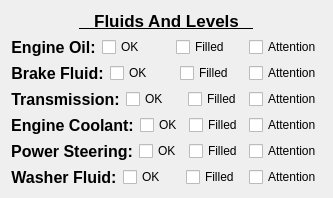
        <widget class="QFrame" name="fluid_and_levels_frame">
         <property name="frameShape">
          <enum>QFrame::NoFrame</enum>
         </property>
         <property name="frameShadow">
          <enum>QFrame::Raised</enum>
         </property>
         <layout class="QGridLayout" name="gridLayout_5">
          <item row="0" column="0">
           <widget class="QLabel" name="fluids_label">
            <property name="font">
             <font>
              <pointsize>13</pointsize>
              <bold>true</bold>
              <underline>true</underline>
             </font>
            </property>
            <property name="text">
             <string>   Fluids And Levels   </string>
            </property>
            <property name="alignment">
             <set>Qt::AlignCenter</set>
            </property>
           </widget>
          </item>
          <item row="1" column="0">
           <layout class="QHBoxLayout" name="horizontalLayout_15">
            <item>
             <widget class="QLabel" name="engine_oil_label">
              <property name="font">
               <font>
                <pointsize>12</pointsize>
                <bold>true</bold>
               </font>
              </property>
              <property name="text">
               <string>Engine Oil:</string>
              </property>
              <property name="alignment">
               <set>Qt::AlignCenter</set>
              </property>
             </widget>
            </item>
            <item>
             <widget class="QCheckBox" name="engine_oil_ok">
              <property name="text">
               <string>OK</string>
              </property>
              <attribute name="buttonGroup">
               <string notr="true">buttonGroup_12</string>
              </attribute>
             </widget>
            </item>
            <item>
             <widget class="QCheckBox" name="engine_oil_filled">
              <property name="text">
               <string>Filled</string>
              </property>
              <attribute name="buttonGroup">
               <string notr="true">buttonGroup_12</string>
              </attribute>
             </widget>
            </item>
            <item>
             <widget class="QCheckBox" name="engine_oil_attention">
              <property name="text">
               <string>Attention</string>
              </property>
              <attribute name="buttonGroup">
               <string notr="true">buttonGroup_12</string>
              </attribute>
             </widget>
            </item>
           </layout>
          </item>
          <item row="2" column="0">
           <layout class="QHBoxLayout" name="horizontalLayout_16">
            <item>
             <widget class="QLabel" name="brake_fluid_label">
              <property name="font">
               <font>
                <pointsize>12</pointsize>
                <bold>true</bold>
               </font>
              </property>
              <property name="text">
               <string>Brake Fluid:</string>
              </property>
              <property name="alignment">
               <set>Qt::AlignCenter</set>
              </property>
             </widget>
            </item>
            <item>
             <widget class="QCheckBox" name="brake_fluid_ok">
              <property name="text">
               <string>OK</string>
              </property>
              <attribute name="buttonGroup">
               <string notr="true">buttonGroup_13</string>
              </attribute>
             </widget>
            </item>
            <item>
             <widget class="QCheckBox" name="brake_fluid_filled">
              <property name="text">
               <string>Filled</string>
              </property>
              <attribute name="buttonGroup">
               <string notr="true">buttonGroup_13</string>
              </attribute>
             </widget>
            </item>
            <item>
             <widget class="QCheckBox" name="brake_fluid_attention">
              <property name="text">
               <string>Attention</string>
              </property>
              <attribute name="buttonGroup">
               <string notr="true">buttonGroup_13</string>
              </attribute>
             </widget>
            </item>
           </layout>
          </item>
          <item row="3" column="0">
           <layout class="QHBoxLayout" name="horizontalLayout_17">
            <item>
             <widget class="QLabel" name="transmission_fluid_label">
              <property name="font">
               <font>
                <pointsize>12</pointsize>
                <bold>true</bold>
               </font>
              </property>
              <property name="text">
               <string>Transmission:</string>
              </property>
              <property name="alignment">
               <set>Qt::AlignCenter</set>
              </property>
             </widget>
            </item>
            <item>
             <widget class="QCheckBox" name="transmission_fluid_ok">
              <property name="text">
               <string>OK</string>
              </property>
              <attribute name="buttonGroup">
               <string notr="true">buttonGroup_14</string>
              </attribute>
             </widget>
            </item>
            <item>
             <widget class="QCheckBox" name="transmission_fluid_filled">
              <property name="text">
               <string>Filled</string>
              </property>
              <attribute name="buttonGroup">
               <string notr="true">buttonGroup_14</string>
              </attribute>
             </widget>
            </item>
            <item>
             <widget class="QCheckBox" name="transmission_fluid_attention">
              <property name="text">
               <string>Attention</string>
              </property>
              <attribute name="buttonGroup">
               <string notr="true">buttonGroup_14</string>
              </attribute>
             </widget>
            </item>
           </layout>
          </item>
          <item row="4" column="0">
           <layout class="QHBoxLayout" name="horizontalLayout_18">
            <item>
             <widget class="QLabel" name="engine_coolant_label">
              <property name="font">
               <font>
                <pointsize>12</pointsize>
                <bold>true</bold>
               </font>
              </property>
              <property name="text">
               <string>Engine Coolant:</string>
              </property>
              <property name="alignment">
               <set>Qt::AlignCenter</set>
              </property>
             </widget>
            </item>
            <item>
             <widget class="QCheckBox" name="engine_coolant_ok">
              <property name="text">
               <string>OK</string>
              </property>
              <attribute name="buttonGroup">
               <string notr="true">buttonGroup_15</string>
              </attribute>
             </widget>
            </item>
            <item>
             <widget class="QCheckBox" name="engine_coolant_filled">
              <property name="text">
               <string>Filled</string>
              </property>
              <attribute name="buttonGroup">
               <string notr="true">buttonGroup_15</string>
              </attribute>
             </widget>
            </item>
            <item>
             <widget class="QCheckBox" name="engine_coolant_attention">
              <property name="text">
               <string>Attention</string>
              </property>
              <attribute name="buttonGroup">
               <string notr="true">buttonGroup_15</string>
              </attribute>
             </widget>
            </item>
           </layout>
          </item>
          <item row="5" column="0">
           <layout class="QHBoxLayout" name="horizontalLayout_19">
            <item>
             <widget class="QLabel" name="power_steering_fluid_label">
              <property name="font">
               <font>
                <pointsize>12</pointsize>
                <bold>true</bold>
               </font>
              </property>
              <property name="text">
               <string>Power Steering:</string>
              </property>
              <property name="alignment">
               <set>Qt::AlignCenter</set>
              </property>
             </widget>
            </item>
            <item>
             <widget class="QCheckBox" name="steering_fluid_ok">
              <property name="text">
               <string>OK</string>
              </property>
              <attribute name="buttonGroup">
               <string notr="true">buttonGroup_16</string>
              </attribute>
             </widget>
            </item>
            <item>
             <widget class="QCheckBox" name="steering_fluid_filled">
              <property name="text">
               <string>Filled</string>
              </property>
              <attribute name="buttonGroup">
               <string notr="true">buttonGroup_16</string>
              </attribute>
             </widget>
            </item>
            <item>
             <widget class="QCheckBox" name="steering_fluid_attention">
              <property name="text">
               <string>Attention</string>
              </property>
              <attribute name="buttonGroup">
               <string notr="true">buttonGroup_16</string>
              </attribute>
             </widget>
            </item>
           </layout>
          </item>
          <item row="6" column="0">
           <layout class="QHBoxLayout" name="horizontalLayout_20">
            <item>
             <widget class="QLabel" name="windshield_washer_label">
              <property name="font">
               <font>
                <pointsize>12</pointsize>
                <bold>true</bold>
               </font>
              </property>
              <property name="text">
               <string>Washer Fluid:</string>
              </property>
              <property name="alignment">
               <set>Qt::AlignCenter</set>
              </property>
             </widget>
            </item>
            <item>
             <widget class="QCheckBox" name="washer_fluid_ok">
              <property name="text">
               <string>OK</string>
              </property>
              <attribute name="buttonGroup">
               <string notr="true">buttonGroup_17</string>
              </attribute>
             </widget>
            </item>
            <item>
             <widget class="QCheckBox" name="washer_fluid_filled">
              <property name="text">
               <string>Filled</string>
              </property>
              <attribute name="buttonGroup">
               <string notr="true">buttonGroup_17</string>
              </attribute>
             </widget>
            </item>
            <item>
             <widget class="QCheckBox" name="washer_fluid_attention">
              <property name="text">
               <string>Attention</string>
              </property>
              <attribute name="buttonGroup">
               <string notr="true">buttonGroup_17</string>
              </attribute>
             </widget>
            </item>
           </layout>
          </item>
         </layout>
        </widget>
